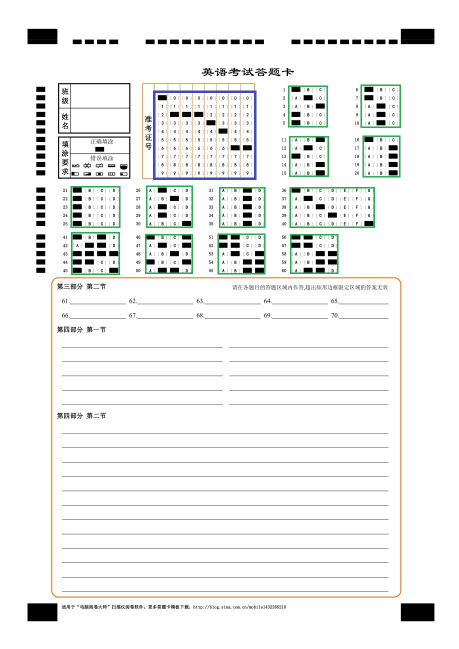
#> input picture img/v7_box.jpg, 918 x 1298 px (shown at 1/2 size)
$ python -i etc.py   (imports and definitions only)
#> lines starting #> are read from the running program, lines starting #| are printed output that depends on the picture; after the words box and inside, x2 and y2 are one past the last pixel; in counts of white or black regions, pixels touching at a corner belong together
import cv2
import numpy as np
from imutils.perspective import four_point_transform


def img_show(img, window="image"):
    """快速观察图片"""
    cv2.namedWindow(window, flags=cv2.WINDOW_NORMAL | cv2.WINDOW_GUI_EXPANDED)
    cv2.imshow(window, img)
    cv2.waitKey()
    cv2.destroyAllWindows()


def img_draw_bbox(img, tl, br, color=(0, 255, 0), thickness=2, show=True):
    if img.ndim == 2:
        img = cv2.cvtColor(img, cv2.COLOR_GRAY2BGR)
    img = cv2.rectangle(img, tl, br, color=color, thickness=thickness)
    if show:
        img_show(img)

    return img


# [13 lines left out: function img_resize, not called in this run]


def find_contours_loc(img, dif_pixel=6):
    """
        获取轮廓定位, 返回每个矩形定位符的中心点和宽高
    :param img: 灰度图
    :param dif_pixel:  各轮廓的中心坐标相差至少dif_pixel个像素, 用于去除边框。也可以用IOU来去除重复框。
    :return:
    """
    h = img.shape[0]
    w = img.shape[1]
    img_area = h * w

    img_show(img)
    res = cv2.findContours(img, mode=cv2.RETR_TREE, method=cv2.CHAIN_APPROX_SIMPLE)  # 返回外部轮廓，描述点尽可能少
    contours = res[1] if cv2.__version__.split('.')[0] == '3' else res[0]
    # contours = res[1]   # opencv 3.0+
    # contours = res[0]   # opencv 4.0+
    # 观察轮廓检测情况：
    # cv2.drawContours(img, contours, -1, 127, 5), img_show(img)

    locations = []
    if len(contours) > 0:
        contours = sorted(contours, key=cv2.contourArea, reverse=True)  # 按轮廓面积倒序
        for cnt in contours:

            area = cv2.contourArea(cnt)
            if area / img_area > 0.8:
                continue  # 去除非常大的框

            # 寻找闭合轮廓， 近似轮廓取值为10%=0.1， 越大越接近矩形，越小越接近物体原本轮廓
            perimeter = 0.1 * cv2.arcLength(cnt, closed=True)
            approx = cv2.approxPolyDP(cnt, perimeter, closed=True)
            n_points = len(approx)
            if n_points < 4:
                continue

            approx = np.array(approx).reshape(n_points, 2)

            x, y, w, h = cv2.boundingRect(approx)
            center = (int(x + w/2), int(y + h/2))

            if len(locations) == 0:
                locations.append([])
                locations[-1].extend([center[0], center[1], w, h])
            else:
                flag = True  # 防止一个框重复，出现内外边框各一个
                for xx, yy, _, _ in locations:
                    dif = abs(xx-center[0]) + abs(yy-center[1])
                    if dif < dif_pixel:
                        flag = False
                        break
                if flag:
                    locations.append([])
                    locations[-1].extend([center[0], center[1], w, h])
        # 用于观察轮廓识别情况：
            img = img_draw_bbox(img, (x, y), (x+w, y+h), show=False)
        img_show(img)

    return img, locations


# [103 lines left out: functions cut_card, card_resize, sort_box_locations, getFeatureMap, MatchRegion, get_studentID and 1 more, not called in this run]

>>> import cv2
>>> picture = cv2.imread('../img/v7_box.jpg', cv2.IMREAD_GRAYSCALE)
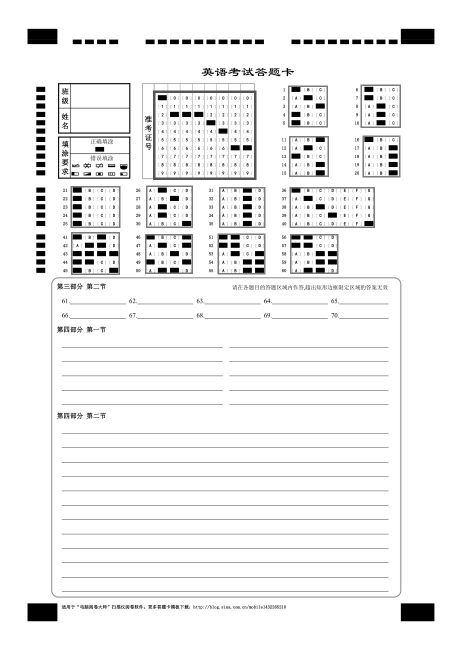
#> picture: shape (1298, 918) (shown at 1/2 size); min 0, max 255, mean 240.5
>>> result = find_contours_loc(picture)
#> in find_contours_loc, `res = cv2.findContours(img, mode=cv2.RETR_TREE, method=cv2.CHAIN_APPRO..`: res = 1210 contours, 967 with area under 20; largest, box (x1, y1, x2, y2) and area: (0, 0, 918, 1298) 1189349, (806, 1206, 869, 1243) 2101, (55, 1206, 115, 1243) 2055, (805, 62, 869, 80) 1034, (55, 62, 115, 80) 994
#> in find_contours_loc, `contours = res[1] if cv2.__version__.split('.')[0] == '3' else res[0]`: contours has the same summary as res
#> the loop in find_contours_loc, `for cnt in contours: ` made 1210 passes
#> (area, perimeter, approx, n_points, x, y, w, h) on passes 2, 3, 9, 10, 11, 12, 13: (2101, 19.41, [[806, 1207], [864, 1206], [868, 1241], [808, 1241]], 4, 806, 1206, 63, 36), (2055, 18.81, [[55, 1207], [112, 1206], [114, 1241], [56, 1241]], 4, 55, 1206, 60, 36), (194.5, 5.51, [[655, 519], [672, 518], [673, 527], [656, 529]], 4, 655, 518, 19, 12), (190.5, 5.59, [[631, 519], [647, 518], [649, 528], [632, 529]], 4, 631, 518, 19, 12), (174.5, 5.39, [[655, 503], [671, 502], [673, 511], [656, 512]], 4, 655, 502, 19, 11), (174.5, 5.39, [[582, 224], [599, 223], [600, 232], [584, 233]], 4, 582, 223, 19, 11), (173, 5.53, [[631, 503], [648, 502], [649, 511], [632, 512]], 4, 631, 502, 19, 11)
#> (area, perimeter, n_points, x, y, w, h) on passes 61 to 66: (124, 4.37, 4, 173, 79, 15, 10), (124, 4.37, 4, 148, 79, 15, 10), (123.5, 4.39, 4, 148, 391, 14, 11), (123, 4.25, 4, 340, 391, 14, 10), (122, 4.33, 4, 292, 519, 14, 11), (121.5, 6.49, 4, 487, 391, 16, 11)
#> pass 2, in img_draw_bbox, `img = cv2.rectangle(img, tl, br, color=color, thickness=thickness)`:
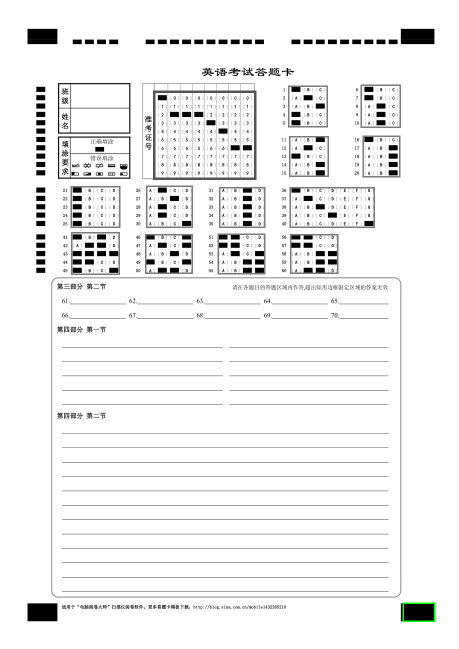
#> img: shape (1298, 918, 3) (shown at 1/2 size); mean B, G, R 240.5, 240.6, 240.5
#> pass 3, in img_draw_bbox (call 2), `img = cv2.rectangle(img, tl, br, color=color, thickness=thickness)`:
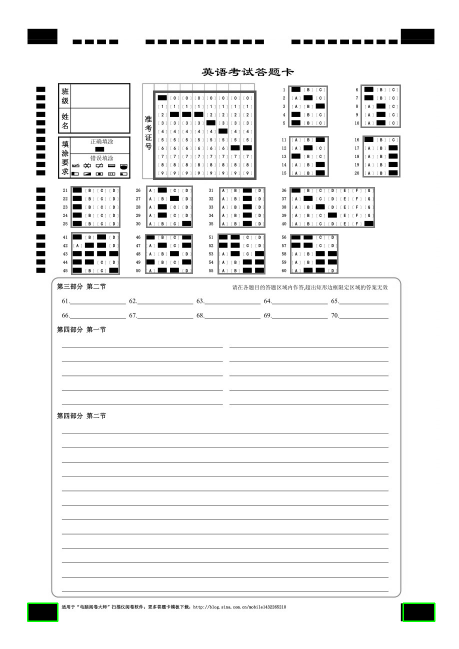
#> img: shape (1298, 918, 3) (shown at 1/2 size); 0.05% of pixels changed, all inside (x1, y1, x2, y2) = (54, 1205, 117, 1244)
#> after the loop in find_contours_loc, `for cnt in contours:`:
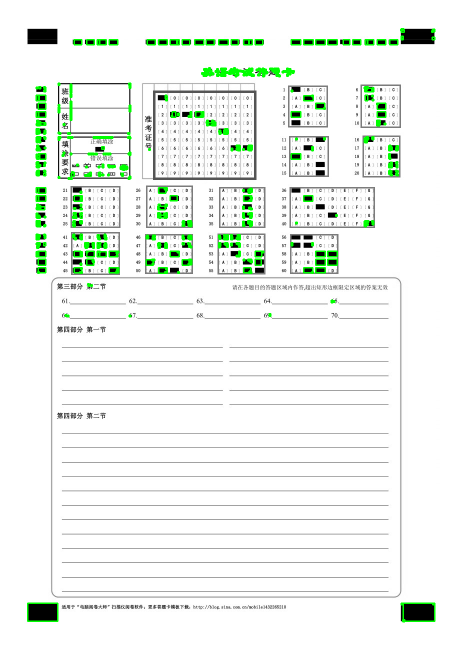
#> img: shape (1298, 918, 3) (shown at 1/2 size); 2.26% of pixels changed, all inside (x1, y1, x2, y2) = (71, 56, 871, 1245)
